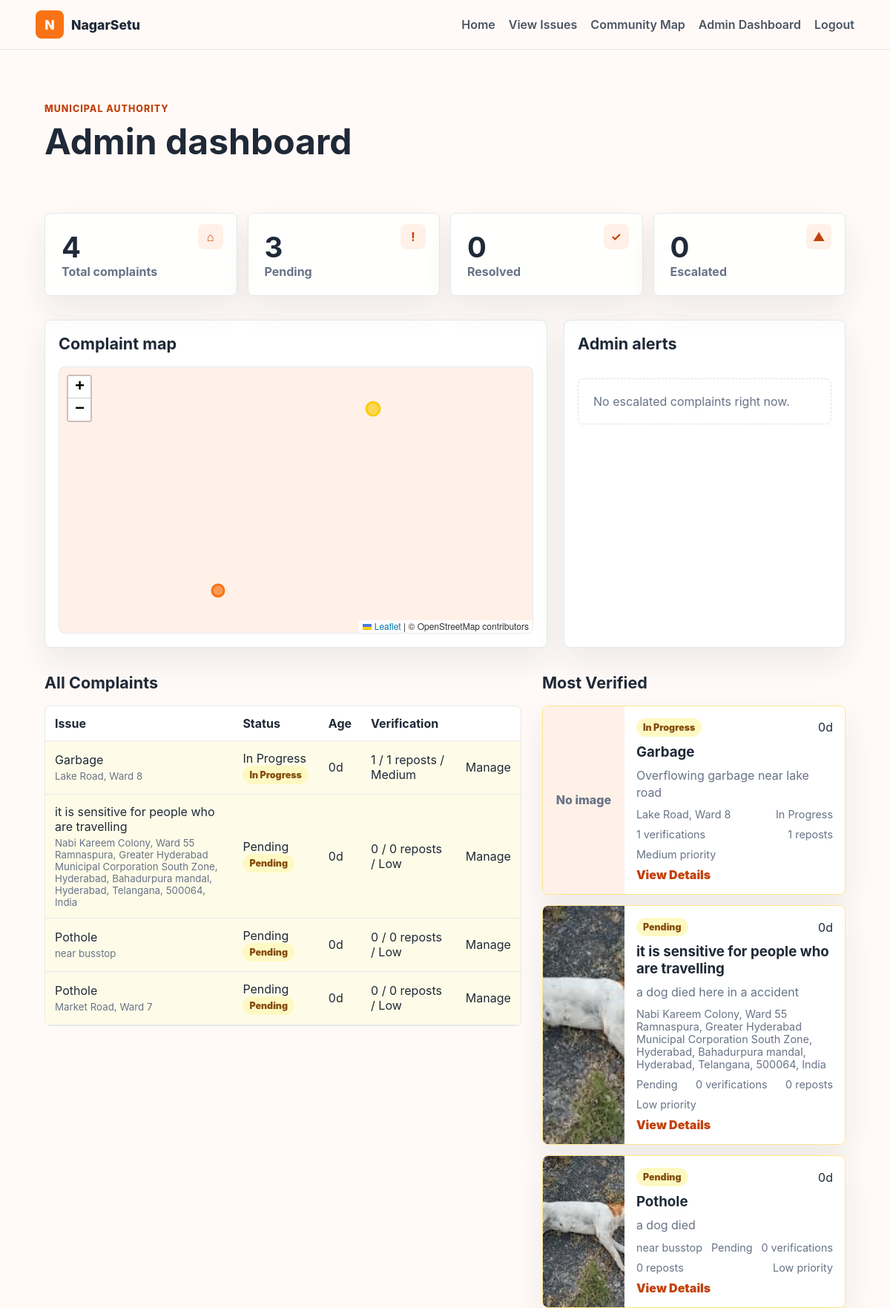
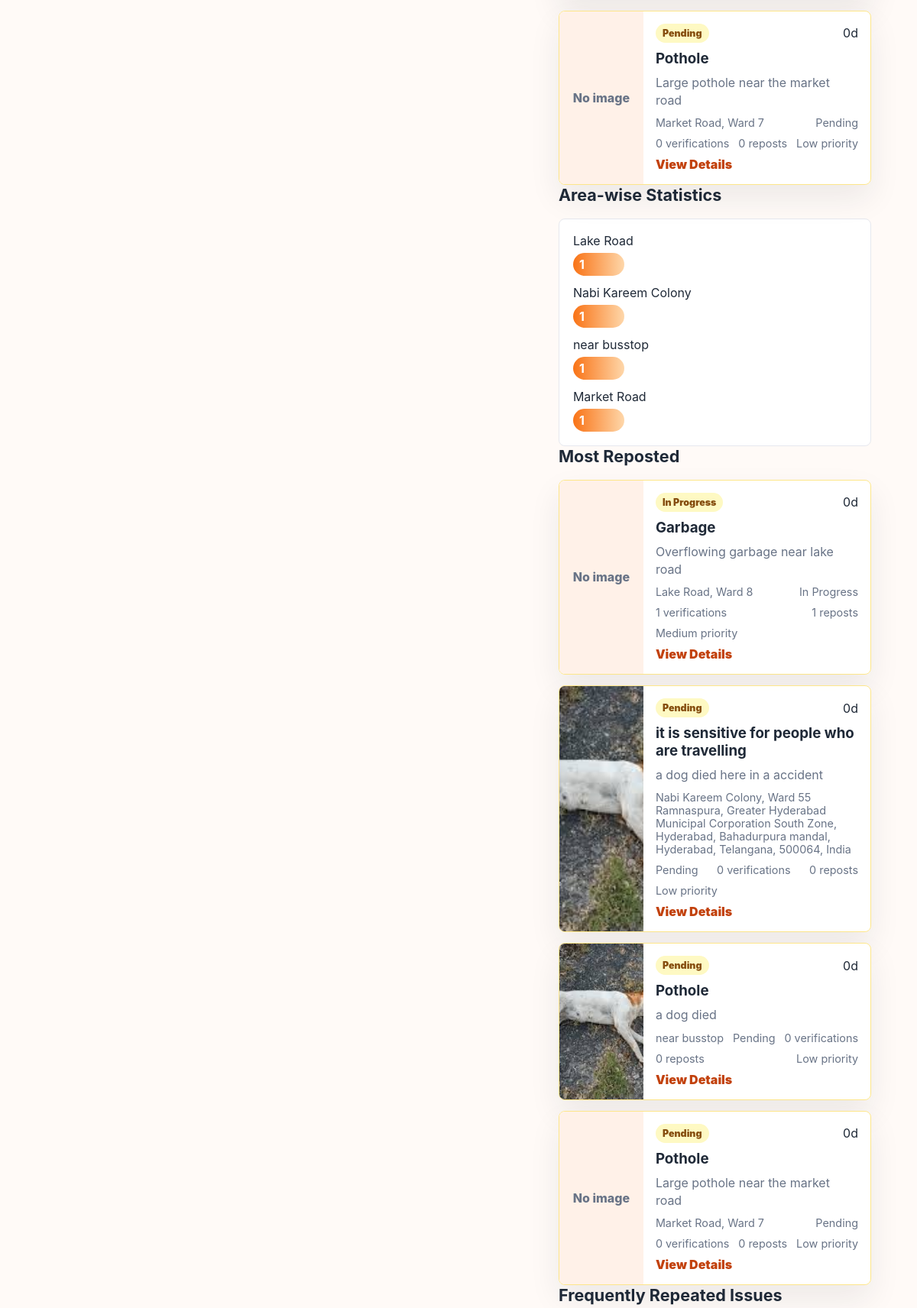
/admin (signed in, upper part), run on the app's committed database (2 pictures, top to bottom).
### tables this page shows
CREATE TABLE issues (
            id INTEGER PRIMARY KEY AUTOINCREMENT,
            user_id INTEGER NOT NULL,
            description TEXT NOT NULL,
            location TEXT NOT NULL,
            category TEXT NOT NULL,
            before_image TEXT,
            after_image TEXT,
            status TEXT NOT NULL DEFAULT 'Pending',
            created_at TEXT NOT NULL,
            updated_at TEXT NOT NULL, custom_category TEXT, latitude REAL, longitude REAL, resolution_date TEXT, verification_count INTEGER NOT NULL DEFAULT 0, escalation_status TEXT NOT NULL DEFAULT 'Normal', duplicate_reference INTEGER, repost_count INTEGER NOT NULL DEFAULT 0, complaint_priority TEXT NOT NULL DEFAULT 'Low', nearby_duplicate_flag INTEGER NOT NULL DEFAULT 0,
            FOREIGN KEY (user_id) REFERENCES users (id)
        );

### app.py (the view)
@app.route("/admin")
@login_required("admin")
def admin_dashboard():
    all_issues = fetch_issues()
    stats = {
        "total": len(all_issues),
        "pending": sum(1 for issue in all_issues if issue["status"] == "Pending"),
        "resolved": sum(1 for issue in all_issues if issue["status"] == "Resolved"),
        "escalated": sum(1 for issue in all_issues if issue["alert"]["escalated"]),
    }
    most_supported = sorted(all_issues, key=lambda item: item["verification_count"], reverse=True)[:5]
    most_reposted = sorted(all_issues, key=lambda item: item["repost_count"], reverse=True)[:5]
    repeated = [issue for issue in all_issues if issue["nearby_duplicate_flag"]]
    escalated = [issue for issue in all_issues if issue["alert"]["escalated"]]
    area_stats = {}
    for issue in all_issues:
        area = issue["location"].split(",")[0].strip()[:34] or "Unknown"
        area_stats[area] = area_stats.get(area, 0) + 1
    map_issues = []
    for issue in all_issues:
        if issue["latitude"] is None or issue["longitude"] is None:
            continue
        payload = issue_marker_payload(issue)
        payload["url"] = url_for("admin_issue", issue_id=issue["id"])
        payload["support_url"] = None
        map_issues.append(payload)
    return render_template(
        "admin_dashboard.html",
        issues=all_issues,
        stats=stats,
        most_supported=most_supported,
        most_reposted=most_reposted,
        repeated=repeated,
        escalated=escalated,
        area_stats=sorted(area_stats.items(), key=lambda item: item[1], reverse=True)[:8],
        map_issues=map_issues,
    )

### app.py (called while the page is built)
def get_db():
    if "db" not in g:
        g.db = sqlite3.connect(DATABASE)
        g.db.row_factory = sqlite3.Row
    return g.db

@app.before_request
def ensure_database():
    init_db()

def current_user():
    user_id = session.get("user_id")
    if not user_id:
        return None
    return get_db().execute("SELECT * FROM users WHERE id = ?", (user_id,)).fetchone()

@app.context_processor
def inject_globals():
    return {
        "current_user": current_user(),
        "app_name": "NagarSetu",
        "csrf_token": csrf_token,
        "categories": CATEGORIES,
        "verified_threshold": VERIFIED_THRESHOLD,
    }

def csrf_token():
    token = session.get("csrf_token")
    if not token:
        token = secrets.token_urlsafe(32)
        session["csrf_token"] = token
    return token

@app.before_request
def protect_post_requests():
    if request.method == "POST":
        token = request.form.get("csrf_token") or request.headers.get("X-CSRFToken")
        if not token or token != session.get("csrf_token"):
            abort(400, description="Invalid CSRF token.")

def login_required(role=None):
    def decorator(view):
        @wraps(view)
        def wrapped(*args, **kwargs):
            user = current_user()
            if user is None:
                flash("Please log in to continue.", "error")
                return redirect(url_for("auth"))
            if role and user["role"] != role:
                flash("You do not have permission to access that page.", "error")
                return redirect(url_for("home"))
            return view(*args, **kwargs)
        return wrapped
    return decorator

def days_since(created_at):
    created = datetime.fromisoformat(created_at)
    return max((datetime.utcnow() - created).days, 0)

def escalation_for(issue):
    if issue["status"] == "Resolved":
        return "Resolved"
    days = days_since(issue["created_at"])
    if days >= 5:
        return "Escalated"
    if days >= 2:
        return "Warning"
    return "Normal"

def display_category(issue):
    if issue["category"] == "Others" and issue["custom_category"]:
        return issue["custom_category"]
    return issue["category"]

### templates/admin_dashboard.html (shortened to what this page needs)
{% extends "base.html" %}
{% block head %}
  <link rel="stylesheet" href="https://unpkg.com/leaflet@1.9.4/dist/leaflet.css">
{% endblock %}
{% block content %}
<section class="page-head">
  <div>
    <p class="eyebrow">Municipal authority</p>
    <h1>Admin dashboard</h1>
  </div>
</section>
<section class="stats-grid">
  <div><span class="stat-icon">⌂</span><strong>{{ stats.total }}</strong><span>Total complaints</span></div>
  <div><span class="stat-icon">!</span><strong>{{ stats.pending }}</strong><span>Pending</span></div>
  <div><span class="stat-icon">✓</span><strong>{{ stats.resolved }}</strong><span>Resolved</span></div>
  <div><span class="stat-icon">▲</span><strong>{{ stats.escalated }}</strong><span>Escalated</span></div>
</section>
<section class="admin-map-shell">
  <div>
    <h2>Complaint map</h2>
    <div id="adminMap" data-map-issues='{{ map_issues|tojson }}'></div>
  </div>
  <div>
    <h2>Admin alerts</h2>
    <div class="alert-list">
      {% for issue in escalated %}
        <a href="{{ url_for('admin_issue', issue_id=issue.id) }}">
          <strong>{{ issue.display_category }}</strong>
          <span>{{ issue.location }} · {{ issue.alert.days }} days pending</span>
        </a>
      {% else %}
        <p class="empty">No escalated complaints right now.</p>
      {% endfor %}
    </div>
  </div>
</section>
<section class="two-column">
  <div>
    <h2>All Complaints</h2>
    <div class="table-wrap">
      <table>
        <thead>
          <tr>
            <th>Issue</th>
            <th>Status</th>
            <th>Age</th>
            <th>Verification</th>
            <th></th>
          </tr>
        </thead>
        <tbody>
          {% for issue in issues %}
            <tr class="{{ issue.alert.level }}">
              <td>{{ issue.display_category }}<small>{{ issue.location }}</small></td>
              <td>{{ issue.status }} <span class="badge {{ issue.alert.level }}">{{ issue.alert.label }}</span></td>
              <td>{{ issue.alert.days }}d</td>
              <td>{{ issue.verification_count }} / {{ issue.repost_count }} reposts / {{ issue.complaint_priority }}</td>
              <td><a href="{{ url_for('admin_issue', issue_id=issue.id) }}">Manage</a></td>
            </tr>
          {% endfor %}
        </tbody>
      </table>
    </div>
  </div>
  <div>
    <h2>Most Verified</h2>
    <div class="issue-list compact">
      {% for issue in most_supported %}
        {% include "partials/issue_card.html" %}
      {% else %}
        <p class="empty">No supported complaints yet.</p>
      {% endfor %}
    </div>
    <h2>Area-wise Statistics</h2>
    <div class="heat-list">
      {% for area, count in area_stats %}
        <div><span>{{ area }}</span><strong style="width: {{ [count * 18, 100]|min }}%">{{ count }}</strong></div>
      {% else %}
        <p class="empty">No area data yet.</p>
      {% endfor %}
    </div>
    <h2>Most Reposted</h2>
    <div class="issue-list compact">
      {% for issue in most_reposted %}
        {% include "partials/issue_card.html" %}
      {% else %}
        <p class="empty">No reposts yet.</p>
      {% endfor %}
    </div>
    <h2>Frequently Repeated Issues</h2>
  </div>
</section>
{% endblock %}

### templates/base.html (shortened to what this page needs)
<!doctype html>
<html lang="en">
<head>
  <link rel="stylesheet" href="{{ url_for('static', filename='css/styles.css') }}">
  {% block head %}{% endblock %}
</head>
<body>
  <nav class="topbar">
    <a class="brand" href="{{ url_for('home') }}"><span class="brand-mark">N</span><span>NagarSetu</span></a>
    <div class="nav-links" data-nav-links>
      <a href="{{ url_for('home') }}">Home</a>
      <a href="{{ url_for('issues') }}">View Issues</a>
      <a href="{{ url_for('community_map') }}">Community Map</a>
      {% if current_user %}
        {% if current_user.role == 'citizen' %}
          <a href="{{ url_for('citizen_dashboard') }}">Citizen Dashboard</a>
          <a href="{{ url_for('report_issue') }}">Report Issue</a>
        {% else %}
          <a href="{{ url_for('admin_dashboard') }}">Admin Dashboard</a>
        {% endif %}
        <a href="{{ url_for('logout') }}">Logout</a>
      {% else %}
        <a href="{{ url_for('auth') }}">Citizen Login</a>
        <a href="{{ url_for('auth', role='admin') }}">Admin Login</a>
      {% endif %}
    </div>
  </nav>
  <main>
    {% block content %}{% endblock %}
  </main>
</body>
</html>

### templates/partials/issue_card.html (shortened to what this page needs)
<article class="issue-card {{ issue.alert.level }}">
  <div class="issue-image">
    {% if issue.before_image %}
      <img src="{{ url_for('static', filename='uploads/' ~ issue.before_image) }}" alt="{{ issue.category }}">
    {% else %}
      <span>No image</span>
    {% endif %}
  </div>
  <div class="issue-body">
    <div class="card-top">
      <span class="badge {{ issue.alert.level }}">{{ issue.alert.label }}</span>
      <span>{{ issue.alert.days }}d</span>
    </div>
    <h3>{{ issue.display_category }}</h3>
    <p>{{ issue.description }}</p>
    <div class="card-meta">
      <span>{{ issue.location }}</span>
      <span>{{ issue.status }}</span>
      <span>{{ issue.verification_count }} verifications</span>
      <span>{{ issue.repost_count }} reposts</span>
      <span>{{ issue.complaint_priority }} priority</span>
    </div>
    <div class="card-actions">
      <a class="text-link" href="{{ url_for('issue_detail', issue_id=issue.id) }}">View Details</a>
    </div>
  </div>
</article>

### data on the page
issues: display_category "Garbage", location "Lake Road, Ward 8", status "In Progress", alert.label "In Progress", alert.days "0", verification_count "1", repost_count "1", complaint_priority "Medium", description "Overflowing garbage near lake road"
issues: display_category "it is sensitive for people who are travelling", location "Nabi Kareem Colony, Ward 55 Ramnaspura, Greater Hyderabad Municipal Corporation South Zone, Hyderabad, Bahadurpura mandal, Hyderabad, Telangana, 500064, India", status "Pending", alert.label "Pending", alert.days "0", verification_count "0", repost_count "0", complaint_priority "Low", before_image (picture), description "a dog died here in a accident"
issues: display_category "Pothole", location "near busstop", status "Pending", alert.label "Pending", alert.days "0", verification_count "0", repost_count "0", complaint_priority "Low", before_image (picture), description "a dog died", {{ [count * 18, 100]|min }} 18 (drawn), user "1"
issues: display_category "Pothole", location "Market Road, Ward 7", status "Pending", alert.label "Pending", alert.days "0", verification_count "0", repost_count "0", complaint_priority "Low", description "Large pothole near the market road"

### other printed values
{{ stats.total }} "4"
{{ stats.pending }} "3"
{{ stats.resolved }} "0"
{{ stats.escalated }} "0"
{{ area }} "Lake Road" "Nabi Kareem Colony" "Market Road"
{{ count }} "1" "1" "1"
